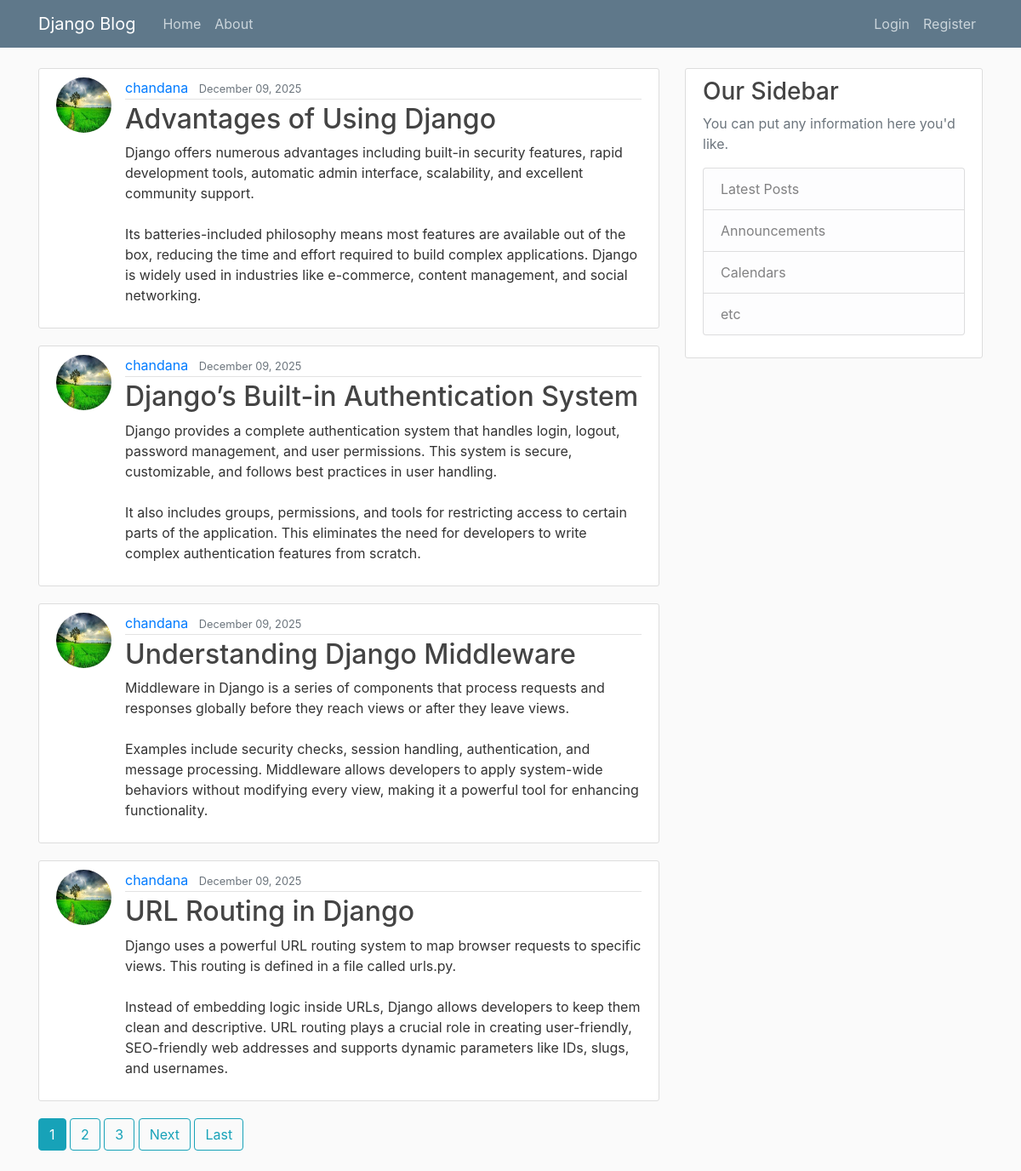
The page / on the database its author committed.
### Blog/models.py (models this page shows, shortened)
class Post(models.Model):
    title = models.CharField(max_length=100)
    content = models.TextField()
    date_posted = models.DateTimeField(default=timezone.now)
    author = models.ForeignKey(User, on_delete=models.CASCADE)

### Register/models.py (models this page shows, shortened)
class Profile(models.Model):
    user = models.OneToOneField(User, on_delete=models.CASCADE)
    image = models.ImageField(default='default.jpg', upload_to='profile_pics')

### Blog/views.py (the view)
# urls.py: path('', PostListView.as_view(), name='blog-home'),
class PostListView(ListView):
    model = Post
    template_name = 'blog/home.html'  # <app>/<model>_<viewtype>.html
    context_object_name = 'posts'
    ordering = ['-date_posted']
    paginate_by = 4

### Blog/templates/Blog/home.html (shortened to what this page needs)
{% extends "blog/base.html" %}
{% block content %}
    {% for post in posts %}
        <article class="media content-section">
          <img class="rounded-circle article-img" src="{{ post.author.profile.image.url }}">
          <div class="media-body">
            <div class="article-metadata">
              <a class="mr-2" href="{% url 'user-posts' post.author.username %}">{{ post.author }}</a>
              <small class="text-muted">{{ post.date_posted|date:"F d, Y" }}</small>
            </div>
            <h2><a class="article-title" href="{% url 'post-detail' post.id %}">{{ post.title }}</a></h2>
            <p class="article-content">{{ post.content }}</p>
          </div>
        </article>
    {% endfor %}
    {% if is_paginated %}
      {% for num in page_obj.paginator.page_range %}
        {% if page_obj.number == num %}
          <a class="btn btn-info mb-4" href="?page={{ num }}">{{ num }}</a>
        {% elif num > page_obj.number|add:'-3' and num < page_obj.number|add:'3' %}
          <a class="btn btn-outline-info mb-4" href="?page={{ num }}">{{ num }}</a>
        {% endif %}
      {% endfor %}
      {% if page_obj.has_next %}
        <a class="btn btn-outline-info mb-4" href="?page={{ page_obj.next_page_number }}">Next</a>
        <a class="btn btn-outline-info mb-4" href="?page={{ page_obj.paginator.num_pages }}">Last</a>
      {% endif %}
    {% endif %}
{% endblock content %}

### Blog/static/Blog/main.css (style rules this page uses)
body { background: #fafafa; color: #333333; margin-top: 5rem; }
h1, h2, h3, h4, h5, h6 { color: #444444; }
.content-section { background: #ffffff; padding: 10px 20px; border: 1px solid #dddddd; border-radius: 3px; margin-bottom: 20px; }
.article-title { color: #444444; }
.article-content { white-space: pre-line; }
.article-img { height: 65px; width: 65px; margin-right: 16px; }
.article-metadata { padding-bottom: 1px; margin-bottom: 4px; border-bottom: 1px solid #e3e3e3 }

### rows shown on the page
Post: author.profile.image (picture), author "chandana", date_posted "December 09, 2025", title "Advantages of Using Django", content "Django offers numerous advantages including built-in security features, rapid development tools, automatic admin interface, scalability, and excellent community support. Its batteries-included philosophy means most features are available out of the box, reducing the time and effort required to build complex applications. Django is widely used in industries like e-commerce, content management, and social networking."
Post: author.profile.image (picture), author "chandana", date_posted "December 09, 2025", title "Django’s Built-in Authentication System", content "Django provides a complete authentication system that handles login, logout, password management, and user permissions. This system is secure, customizable, and follows best practices in user handling. It also includes groups, permissions, and tools for restricting access to certain parts of the application. This eliminates the need for developers to write complex authentication features from scratch."
Post: author.profile.image (picture), author "chandana", date_posted "December 09, 2025", title "Understanding Django Middleware", content "Middleware in Django is a series of components that process requests and responses globally before they reach views or after they leave views. Examples include security checks, session handling, authentication, and message processing. Middleware allows developers to apply system-wide behaviors without modifying every view, making it a powerful tool for enhancing functionality."
Post: author.profile.image (picture), author "chandana", date_posted "December 09, 2025", title "URL Routing in Django", content "Django uses a powerful URL routing system to map browser requests to specific views. This routing is defined in a file called urls.py. Instead of embedding logic inside URLs, Django allows developers to keep them clean and descriptive. URL routing plays a crucial role in creating user-friendly, SEO-friendly web addresses and supports dynamic parameters like IDs, slugs, and usernames."

### other values the page prints
{{ num }} "1"
{{ num }} "2" "3"
